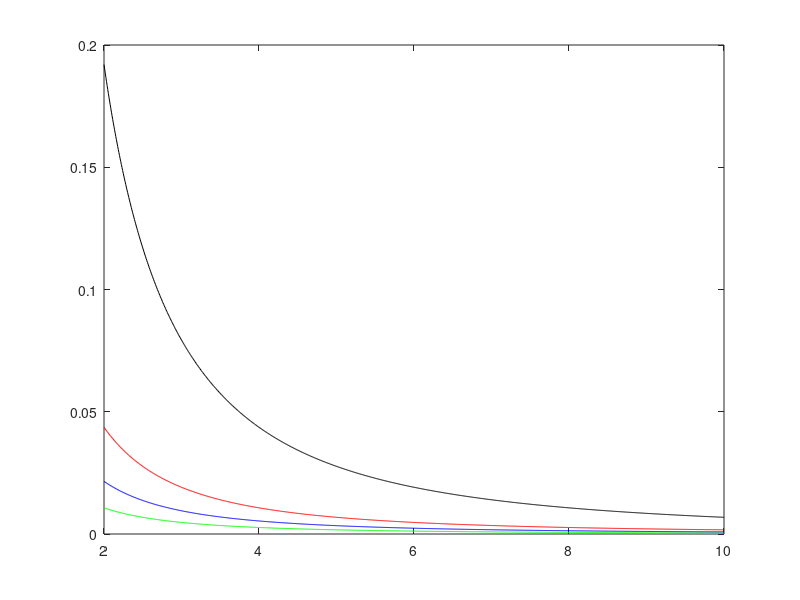

Write the MATLAB code that produced this figure.
clear all
close all
clc
Lf=linspace(4,20,1000);
G=82.7*(10^9);
E=203.4*(10^9);
C1=E/(2*(E-G));
C2=(2*(pi^2)*(E-G))/(2*G+E);
D=2;
X=Lf/D;
a=1;
Aeff=(a\D)*Lf;
for i=1:1000;
    y(i)=Lf(i)*C1*(1-(1-(C2/(Aeff(i))^2))^0.5);
    Y(i)=y(i)/Lf(i);
end
plot(X,Y,'color','red')
hold on
a=2;
Aeff=(a\D)*Lf;
for i=1:1000;
    y(i)=Lf(i)*C1*(1-(1-(C2/(Aeff(i))^2))^0.5);
    Y(i)=y(i)/Lf(i);
end
plot(X,Y,'color','black')
hold on
a=0.5;
Aeff=(a\D)*Lf;
for i=1:1000;
    y(i)=Lf(i)*C1*(1-(1-(C2/(Aeff(i))^2))^0.5);
    Y(i)=y(i)/Lf(i);
end
plot(X,Y,'color','green')
hold on
a=0.707;
Aeff=(a\D)*Lf;
for i=1:1000;
    y(i)=Lf(i)*C1*(1-(1-(C2/(Aeff(i))^2))^0.5);
    Y(i)=y(i)/Lf(i);
end
plot(X,Y,'color','blue')
hold on